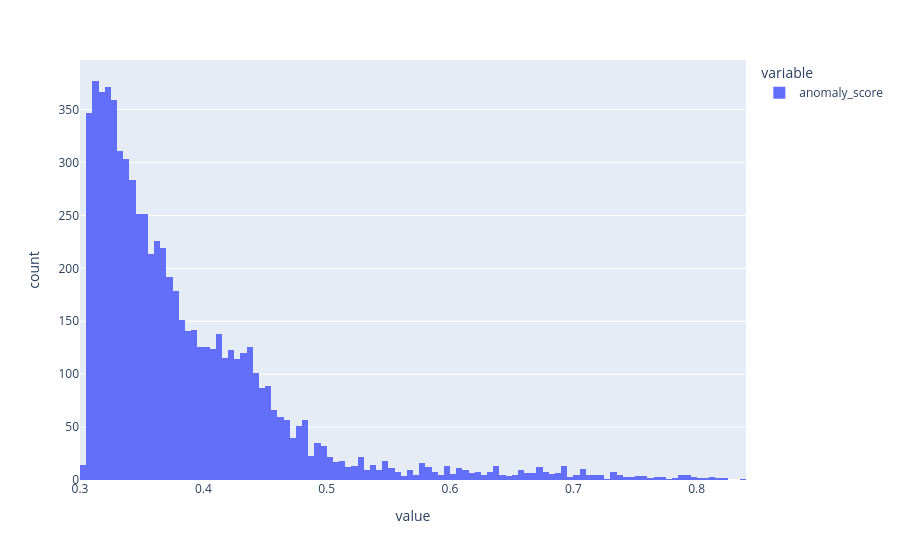
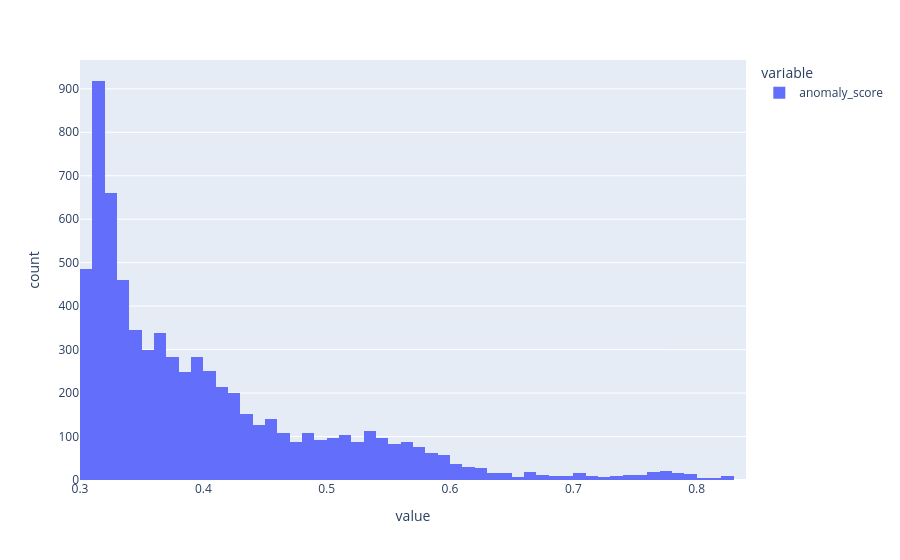
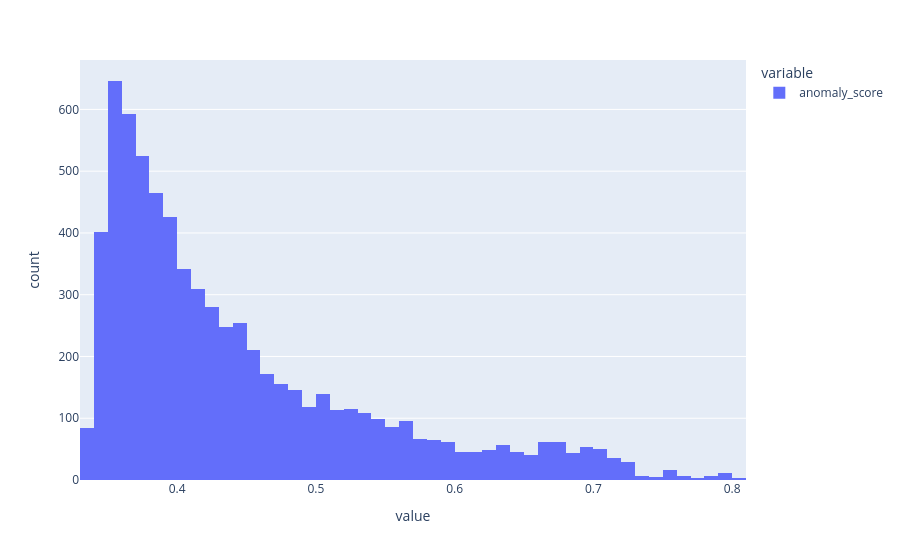

Notebook cell for these charts, in order:
### Code cell
exp = [
    ("IForest ROC Feat(5)", roc_selected_feat[:5]),
    ("IForest ROC Feat(3)", roc_selected_feat[:3]),
    ("IForest DT Feat", dt_selected_feat[:3])

]
for md, feat in exp:
    iforest = IForestModel(fit_scope="global", contamination=0.02, feature_cols=feat)
    iforest_day_scores[md] = iforest.score_anomalies(feat_ds, level="day", day_agg_stat="p90")
    px.histogram(iforest_day_scores[md].df["anomaly_score"]).show()

### Figure 1 — Plotly figure (JSON) as saved in the notebook; plotly's stock layout.template omitted (floating-point values rounded to 4 significant figures; data arrays with more than 128 entries replaced by an {"elided": "..."} marker saying what was removed)
{"data": [{"bingroup": "x", "hovertemplate": "variable=anomaly_score<br>value=%{x}<br>count=%{y}<extra></extra>", "legendgroup": "anomaly_score", "marker": {"color": "#636efa", "pattern": {"shape": ""}}, "name": "anomaly_score", "orientation": "v", "showlegend": true, "type": "histogram", "x": {"elided": "7000 float values"}, "xaxis": "x", "yaxis": "y"}], "layout": {"barmode": "relative", "legend": {"title": {"text": "variable"}, "tracegroupgap": 0}, "margin": {"t": 60}, "xaxis": {"anchor": "y", "domain": [0, 1], "title": {"text": "value"}}, "yaxis": {"anchor": "x", "domain": [0, 1], "title": {"text": "count"}}}}

### Figure 2 — Plotly figure (JSON) as saved in the notebook; plotly's stock layout.template omitted (floating-point values rounded to 4 significant figures; data arrays with more than 128 entries replaced by an {"elided": "..."} marker saying what was removed)
{"data": [{"bingroup": "x", "hovertemplate": "variable=anomaly_score<br>value=%{x}<br>count=%{y}<extra></extra>", "legendgroup": "anomaly_score", "marker": {"color": "#636efa", "pattern": {"shape": ""}}, "name": "anomaly_score", "orientation": "v", "showlegend": true, "type": "histogram", "x": {"elided": "7000 float values"}, "xaxis": "x", "yaxis": "y"}], "layout": {"barmode": "relative", "legend": {"title": {"text": "variable"}, "tracegroupgap": 0}, "margin": {"t": 60}, "xaxis": {"anchor": "y", "domain": [0, 1], "title": {"text": "value"}}, "yaxis": {"anchor": "x", "domain": [0, 1], "title": {"text": "count"}}}}

### Figure 3 — Plotly figure (JSON) as saved in the notebook; plotly's stock layout.template omitted (floating-point values rounded to 4 significant figures; data arrays with more than 128 entries replaced by an {"elided": "..."} marker saying what was removed)
{"data": [{"bingroup": "x", "hovertemplate": "variable=anomaly_score<br>value=%{x}<br>count=%{y}<extra></extra>", "legendgroup": "anomaly_score", "marker": {"color": "#636efa", "pattern": {"shape": ""}}, "name": "anomaly_score", "orientation": "v", "showlegend": true, "type": "histogram", "x": {"elided": "7000 float values"}, "xaxis": "x", "yaxis": "y"}], "layout": {"barmode": "relative", "legend": {"title": {"text": "variable"}, "tracegroupgap": 0}, "margin": {"t": 60}, "xaxis": {"anchor": "y", "domain": [0, 1], "title": {"text": "value"}}, "yaxis": {"anchor": "x", "domain": [0, 1], "title": {"text": "count"}}}}
